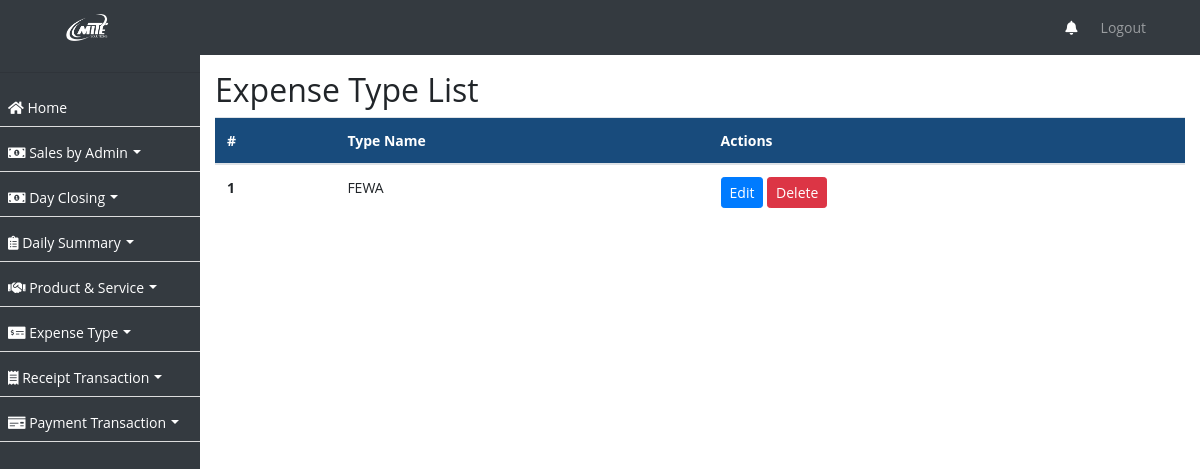
The page /expense-type/ on the database as committed earlier.
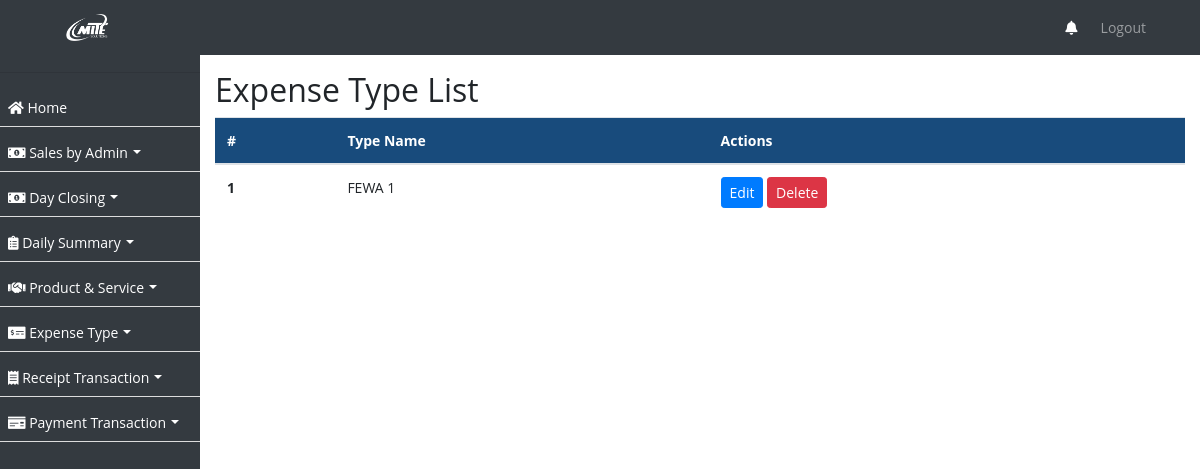
The same page on the database as committed later.
### ezshopapp/models.py (models this page shows, shortened)
class ExpenseType(models.Model):
    name = models.CharField(max_length=255)
    created_on = models.DateTimeField(auto_now_add=True, null=True)

### ezshopapp/views.py (the view)
# urls.py: path('expense-type/', ExpenseTypeListView.as_view(), name='expense_type_list'),
class ExpenseTypeListView(ListView):
    model = ExpenseType
    template_name = 'expense_type_list.html'
    def get_queryset(self):
        return ExpenseType.objects.order_by('-created_on')

### ezshopapp/templates/expense_type_list.html (shortened to what this page needs)
{% extends 'base.html' %}
{% block content %}
  <h2>Expense Type List</h2>
  <table class="table">
    <thead>
      <tr>
        <th scope="col">#</th>
        <th scope="col">Type Name</th>
        <th scope="col">Actions</th>
      </tr>
    </thead>
    <tbody>
      {% for expense_type in object_list %}
        <tr>
          <th scope="row">{{ forloop.counter }}</th>
          <td>{{ expense_type.name }}</td>
          <td>
            <a href="{% url 'edit_expense_type' expense_type.id %}" class="btn btn-primary btn-sm">Edit</a>
            <form action="{% url 'delete_expense_type' expense_type.id %}" method="post" style="display: inline;">
              <button type="submit" class="btn btn-danger btn-sm">Delete</button>
            </form>
          </td>
        </tr>
      {% endfor %}
    </tbody>
  </table>
{% endblock %}

Rows that differ between the two databases and show on the page:
changed ExpenseType: name "FEWA" → "FEWA 1"
